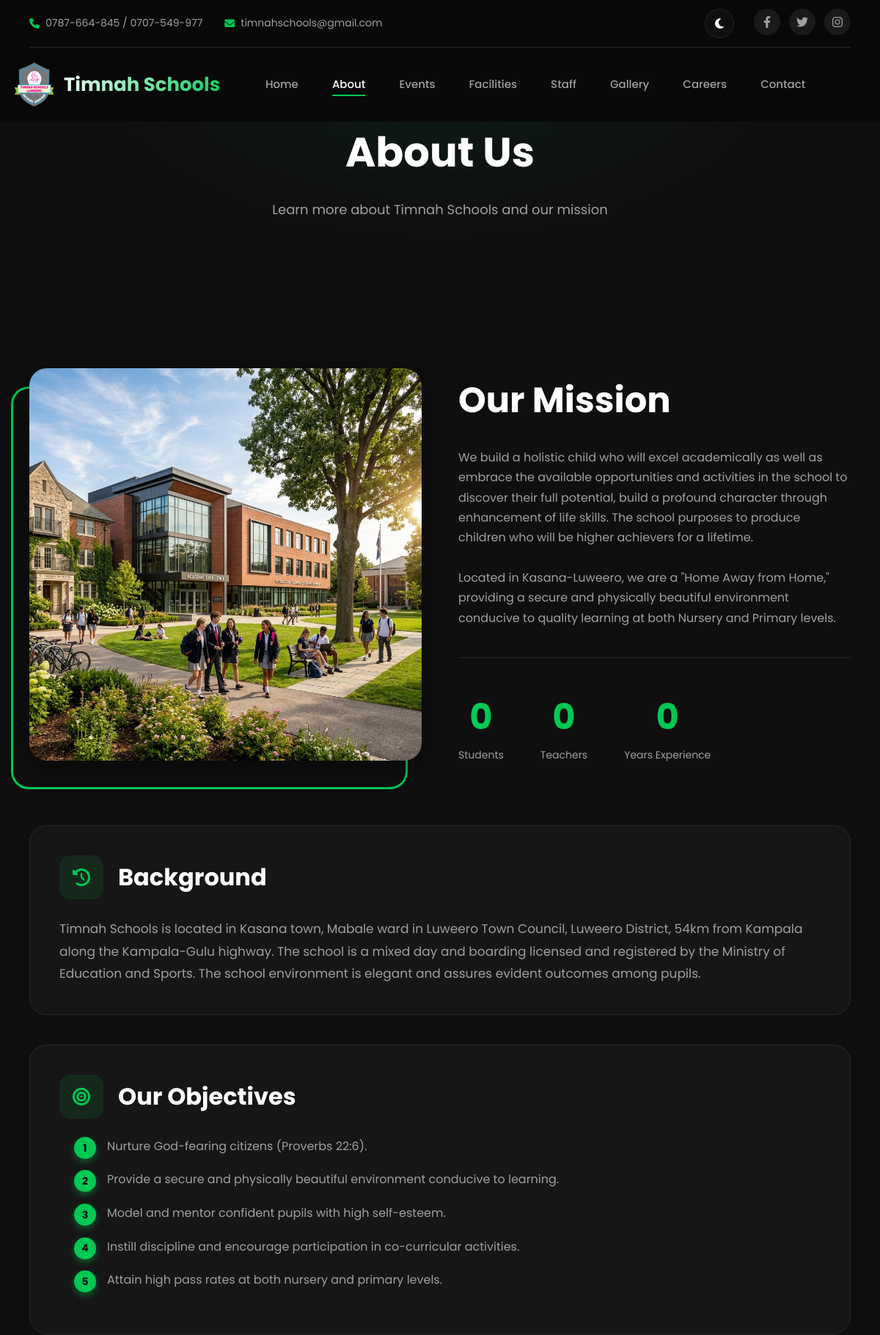
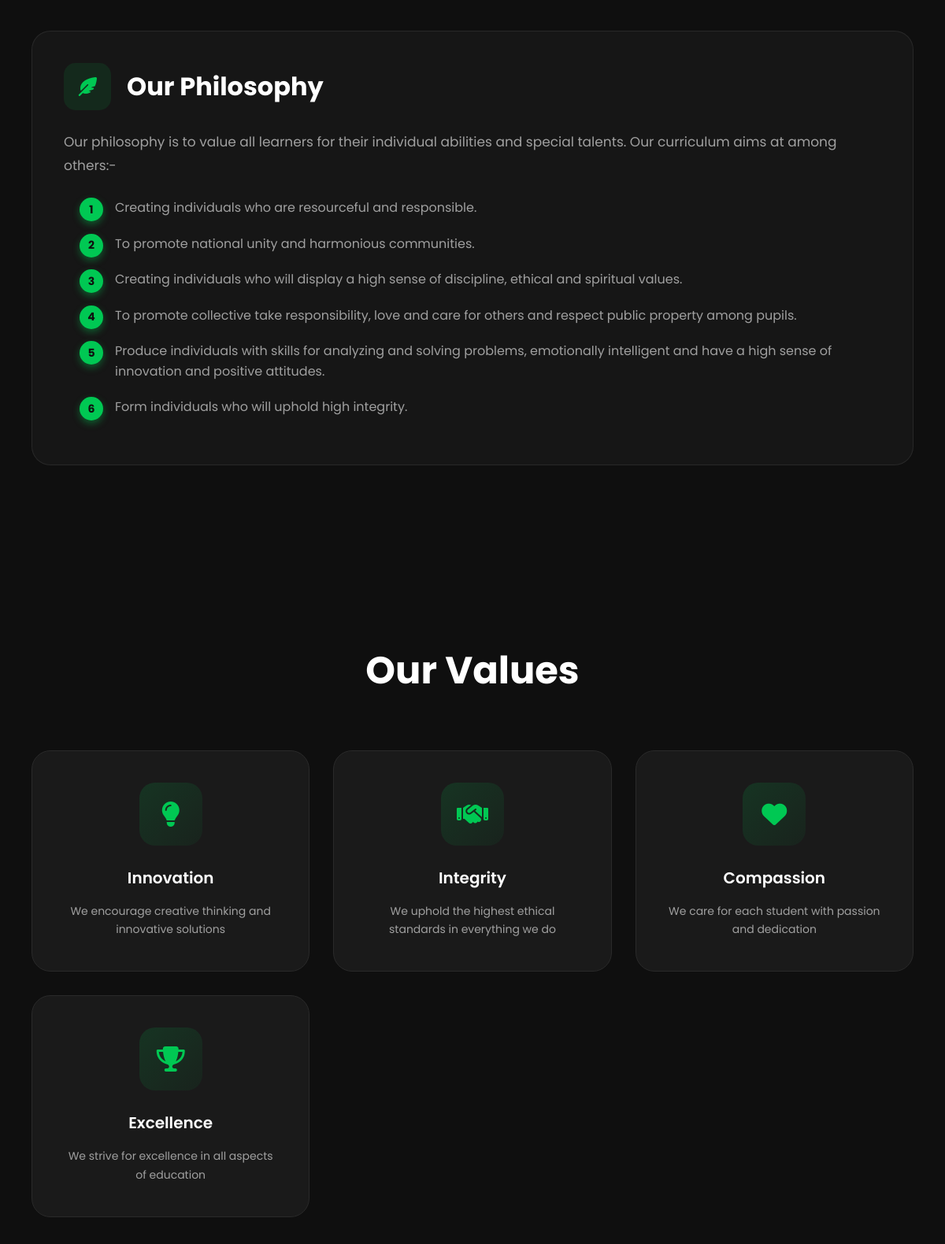
Page /about.php (upper part) on the committed database (2 pictures, top to bottom).
### tables this page shows
CREATE TABLE `settings` (
  `id` int(11) NOT NULL AUTO_INCREMENT,
  `setting_key` varchar(50) NOT NULL,
  `setting_value` text DEFAULT NULL,
  `updated_at` timestamp NOT NULL DEFAULT current_timestamp() ON UPDATE current_timestamp(),
  PRIMARY KEY (`id`),
  UNIQUE KEY `setting_key` (`setting_key`)
);

### config.php (called while the page is built, shortened)
<?php
$conn = null;
function getDB() {
    global $conn;
    if ($conn === null) {
        try {
            $conn = new mysqli(DB_HOST, DB_USER, DB_PASS, DB_NAME);
            $conn->set_charset("utf8mb4");
        } catch (Exception $e) {
            die("Database connection failed: " . $e->getMessage());
        }
    }
    return $conn;
}
function query($sql, $params = []) {
    $stmt = getDB()->prepare($sql);
    if (!empty($params)) {
        $types = '';
        $values = [];
        foreach ($params as $param) {
            if (is_int($param)) $types .= 'i';
            elseif (is_double($param)) $types .= 'd';
            else $types .= 's';
            $values[] = $param;
        }
        $stmt->bind_param($types, ...$values);
    }
    $stmt->execute();
    return $stmt;
}
function fetchOne($sql, $params = []) {
    $stmt = query($sql, $params);
    return $stmt->get_result()->fetch_assoc();
}
function getSetting($key, $default = '') {
    $result = fetchOne("SELECT setting_value FROM settings WHERE setting_key = ?", [$key]);
    return $result ? $result['setting_value'] : $default;
}

### about.php (the view, shortened to what this page needs)
<?php
require_once 'config.php';
$page = 'about';
include 'includes/header.php';
?>
<section class="page-header">
    <div class="container">
        <h1>About Us</h1>
        <p>Learn more about Timnah Schools and our mission</p>
    </div>
</section>
<section class="about-section">
    <div class="container">
        <div class="about-grid">
            <div class="about-image fade-in">
                <img src="<?php echo ASSETS_URL; ?>/images/about.jpg" alt="About Timnah Schools">
            </div>
            <div class="about-content fade-in">
                <h2>Our Mission</h2>
                <p>We build a holistic child who will excel academically as well as embrace the available opportunities and activities in the school to discover their full potential, build a profound character through enhancement of life skills. The school purposes to produce children who will be higher achievers for a lifetime.</p>
                <p>Located in Kasana-Luweero, we are a "Home Away from Home," providing a secure and physically beautiful environment conducive to quality learning at both Nursery and Primary levels.</p>
                <div class="about-stats">
                    <div class="stat-item">
                        <div class="stat-number" data-target="500">0</div>
                        <div class="stat-label">Students</div>
                    </div>
                    <div class="stat-item">
                        <div class="stat-number" data-target="50">0</div>
                        <div class="stat-label">Teachers</div>
                    </div>
                    <div class="stat-item">
                        <div class="stat-number" data-target="20">0</div>
                        <div class="stat-label">Years Experience</div>
                    </div>
                </div>
            </div>
        </div>
        <div class="glass-card-wrapper fade-in" style="margin-top: 80px;">
            <div class="glass-card">
                <div class="glass-content">
                    <div class="glass-header">
                        <i class="fas fa-history glass-icon"></i>
                        <h2>Background</h2>
                    </div>
                    <p>Timnah Schools is located in Kasana town, Mabale ward in Luweero Town Council, Luweero District, 54km from Kampala along the Kampala-Gulu highway. The school is a mixed day and boarding licensed and registered by the Ministry of Education and Sports. The school environment is elegant and assures evident outcomes among pupils.</p>
                </div>
            </div>
            <div class="glass-card" style="margin-top: 40px;">
                <div class="glass-content">
                    <div class="glass-header">
                        <i class="fas fa-bullseye glass-icon"></i>
                        <h2>Our Objectives</h2>
                    </div>
                    <ul class="philosophy-list" style="list-style: none;">
                        <li>Nurture God-fearing citizens (Proverbs 22:6).</li>
                        <li>Provide a secure and physically beautiful environment conducive to learning.</li>
                        <li>Model and mentor confident pupils with high self-esteem.</li>
                        <li>Instill discipline and encourage participation in co-curricular activities.</li>
                        <li>Attain high pass rates at both nursery and primary levels.</li>
                    </ul>
                </div>
            </div>
            <div class="glass-card" style="margin-top: 40px;">
                <div class="glass-content">
                    <div class="glass-header">
                        <i class="fas fa-feather-pointed glass-icon"></i>
                        <h2>Our Philosophy</h2>
                    </div>
                    <p>Our philosophy is to value all learners for their individual abilities and special talents. Our curriculum aims at among others:-</p>
                    <ol class="philosophy-list">
                        <li>Creating individuals who are resourceful and responsible.</li>
                        <li>To promote national unity and harmonious communities.</li>
                        <li>Creating individuals who will display a high sense of discipline, ethical and spiritual values.</li>
                        <li>To promote collective take responsibility, love and care for others and respect public property among pupils.</li>
                        <li>Produce individuals with skills for analyzing and solving problems, emotionally intelligent and have a high sense of innovation and positive attitudes.</li>
                        <li>Form individuals who will uphold high integrity.</li>
                    </ol>
                </div>
            </div>
        </div>
    </div>
</section>
<section class="features" style="background: var(--bg-dark);">
    <div class="container">
        <div class="section-header">
            <h2>Our Values</h2>
        </div>
        <div class="feature-grid">
            <div class="feature-card fade-in">
                <div class="feature-icon"><i class="fas fa-lightbulb"></i></div>
                <h3>Innovation</h3>
                <p>We encourage creative thinking and innovative solutions</p>
            </div>
            <div class="feature-card fade-in">
                <div class="feature-icon"><i class="fas fa-handshake"></i></div>
                <h3>Integrity</h3>
                <p>We uphold the highest ethical standards in everything we do</p>
            </div>
            <div class="feature-card fade-in">
                <div class="feature-icon"><i class="fas fa-heart"></i></div>
                <h3>Compassion</h3>
                <p>We care for each student with passion and dedication</p>
            </div>
            <div class="feature-card fade-in">
                <div class="feature-icon"><i class="fas fa-trophy"></i></div>
                <h3>Excellence</h3>
                <p>We strive for excellence in all aspects of education</p>
            </div>
        </div>
    </div>
</section>
<?php include 'includes/footer.php'; ?>

### includes/header.php (shortened to what this page needs)
<!DOCTYPE html>
<html lang="en">
<head>
    <link rel="stylesheet" href="https://cdnjs.cloudflare.com/ajax/libs/font-awesome/6.4.0/css/all.min.css" media="print" onload="this.media='all'">
    <link rel="stylesheet" href="<?php echo ASSETS_URL; ?>/css/style.css?v=<?php echo time(); ?>">
</head>
<body>
    <header class="main-header">
        <div class="container">
            <div class="header-top">
                <div class="contact-info">
                    <span itemscope itemtype="https://schema.org/Organization">
                        <i class="fas fa-phone"></i>
                        <span itemprop="telephone"><?php echo getSetting('site_phone', '+1 234 567 890'); ?></span>
                    </span>
                    <span itemscope itemtype="https://schema.org/Organization">
                        <i class="fas fa-envelope"></i>
                        <span itemprop="email"><?php echo getSetting('site_email', 'info@timnahschools.edu'); ?></span>
                    </span>
                </div>
                <div class="social-links">
                    <div class="theme-toggle" id="themeToggle" title="Toggle Theme" style="margin-right: 15px;">
                        <i class="fas fa-moon"></i>
                    </div>
                    <a href="<?php echo getSetting('site_facebook', '#'); ?>" aria-label="Facebook" rel="noopener noreferrer"><i class="fab fa-facebook-f"></i></a>
                    <a href="<?php echo getSetting('site_twitter', '#'); ?>" aria-label="Twitter" rel="noopener noreferrer"><i class="fab fa-twitter"></i></a>
                    <a href="<?php echo getSetting('site_instagram', '#'); ?>" aria-label="Instagram" rel="noopener noreferrer"><i class="fab fa-instagram"></i></a>
                </div>
            </div>
        </div>
        <nav class="main-nav" itemscope itemtype="https://schema.org/School">
            <div class="container">
                <a href="<?php echo SITE_URL; ?>/index.php" class="logo" itemprop="url">
                    <img src="<?php echo ASSETS_URL; ?>/images/logo.png" alt="<?php echo getSetting('site_name', 'Timnah Schools'); ?> Logo" class="logo-img">
                    <span class="logo-text" itemprop="name"><?php echo getSetting('site_name', 'Timnah Schools'); ?></span>
                </a>
                <ul class="nav-menu" role="navigation" aria-label="Main navigation">
                    <li><a href="<?php echo SITE_URL; ?>/index.php" <?php echo $page === 'home' ? 'class="active"' : ''; ?>>Home</a></li>
                    <li><a href="<?php echo SITE_URL; ?>/about.php" <?php echo $page === 'about' ? 'class="active"' : ''; ?>>About</a></li>
                    <li><a href="<?php echo SITE_URL; ?>/events.php" <?php echo $page === 'events' ? 'class="active"' : ''; ?>>Events</a></li>
                    <li><a href="<?php echo SITE_URL; ?>/facilities.php" <?php echo $page === 'facilities' ? 'class="active"' : ''; ?>>Facilities</a></li>
                    <li><a href="<?php echo SITE_URL; ?>/staff.php" <?php echo $page === 'staff' ? 'class="active"' : ''; ?>>Staff</a></li>
                    <li><a href="<?php echo SITE_URL; ?>/gallery.php" <?php echo $page === 'gallery' ? 'class="active"' : ''; ?>>Gallery</a></li>
                    <li><a href="<?php echo SITE_URL; ?>/vacancies.php" <?php echo $page === 'vacancies' ? 'class="active"' : ''; ?>>Careers</a></li>
                    <li><a href="<?php echo SITE_URL; ?>/contact.php" <?php echo $page === 'contact' ? 'class="active"' : ''; ?>>Contact</a></li>
                </ul>
            </div>
        </nav>
    </header>
    <main itemscope itemtype="https://schema.org/School">

### includes/header.php (style rules this page uses)
:root { --bg-main: #0f0f0f; --primary: #00c853; }
body { background: var(--bg-main); margin: 0; font-family: 'Poppins', sans-serif; transition: background 0.3s ease; }
.main-header { position: fixed; top: 0; left: 0; right: 0; z-index: 1000; }
.theme-toggle { cursor: pointer; width: 40px; height: 40px; display: flex; align-items: center; justify-content: center; border-radius: 50%; background: var(--glass-bg); border: 1px solid var(--glass-border); color: var(--text-primary); transition: var(--transition); }

### rows in the picture
settings: setting_value "0787-664-845 / 0707-549-977"
settings: setting_value "timnahschools@gmail.com"
settings: setting_value "Timnah Schools"
